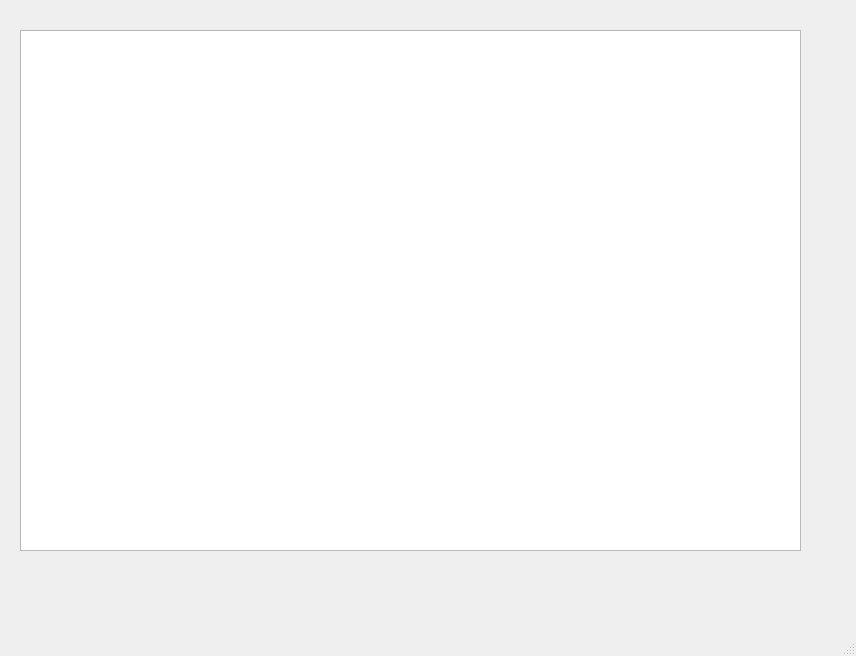
<?xml version="1.0" encoding="UTF-8"?>
<ui version="4.0">
 <class>MainWindow</class>
 <widget class="QMainWindow" name="MainWindow">
  <property name="geometry">
   <rect>
    <x>0</x>
    <y>0</y>
    <width>856</width>
    <height>656</height>
   </rect>
  </property>
  <property name="windowTitle">
   <string>MainWindow</string>
  </property>
  <widget class="QWidget" name="centralwidget">
   <widget class="QTableView" name="tableView">
    <property name="geometry">
     <rect>
      <x>20</x>
      <y>30</y>
      <width>781</width>
      <height>521</height>
     </rect>
    </property>
   </widget>
  </widget>
  <widget class="QMenuBar" name="menubar">
   <property name="geometry">
    <rect>
     <x>0</x>
     <y>0</y>
     <width>856</width>
     <height>21</height>
    </rect>
   </property>
  </widget>
  <widget class="QStatusBar" name="statusbar"/>
 </widget>
 <resources/>
 <connections/>
</ui>
